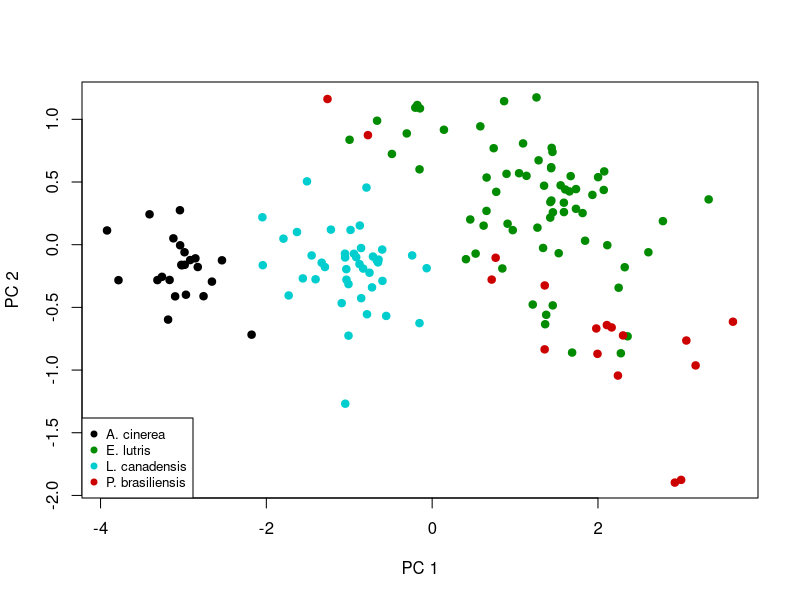

R code for this plot:
# PCA - Principal Component Analysis
# Sanjay Kumar V
# sanjay.murthy.29@gmail.com
# 2023-02-20

# Reading Data
otter <- read.csv(file = "day-3/data/otter-mandible-data.csv",
                  stringsAsFactors = TRUE)


# Drop rows with NA
otter <- na.omit(otter)

# Renumber rows
rownames(otter) <- NULL

# Run PCA
pca.fit <- prcomp(x = otter[, -c(1:3)], scale. = TRUE)
pca.summary <- summary(pca.fit)

# Plotting results
# Pull out the unique values in the 'species' column for legend
species.names <- unique(otter$species)

# Set up a vector of colors for the *legend*
legend.cols <- c("black", "green4", "cyan3", "red3") 

# Set up a vector of colors for the actual *plot*, based on values in the 
# 'species' column and the legend colors vector. This vector has one element 
# corresponding to each row of the otter data frame. 
pt.cols <- rep(x = legend.cols[1], length = nrow(otter))
pt.cols[otter$species == species.names[2]] <- legend.cols[2]
pt.cols[otter$species == species.names[3]] <- legend.cols[3]
pt.cols[otter$species == species.names[4]] <- legend.cols[4]

# Plot the first two components
plot(x = pca.fit$x[, 1],
     y = pca.fit$x[, 2],
     xlab = "PC 1",
     ylab = "PC 2",
     pch = 19,
     col = pt.cols)
legend("bottomleft", 
       legend = species.names, 
       pch = 19, 
       col = legend.cols, 
       cex = 0.8)


